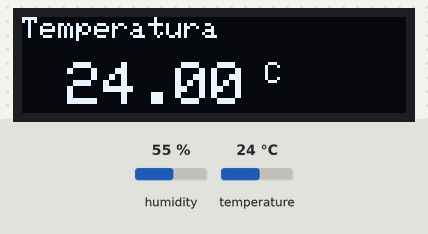
This sketch was run on a simulated ESP8266 (NodeMCU). Parts: 128×32 one-colour display. Inputs (shaded band) come from the test bench; at power-on: humidity 55 %, temperature 24 °C. WiFi joins after 1.5 s; servers stay silent unless stated; the display library's start-up logo is not drawn; no MQTT or app messages arrive unless stated; what the sketch prints to the serial monitor is not drawn.

Above: at 8.3 s.
8.4 s: humidity set to 22 %
At 19.9 s:
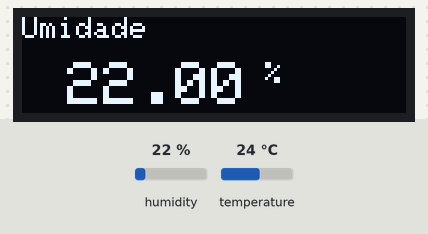
20.2 s: temperature set to 12 °C
At 26.2 s:
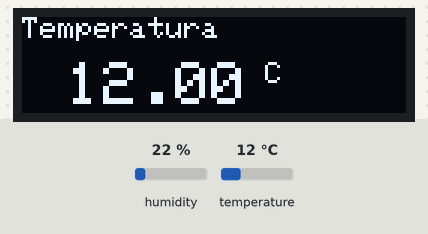
29.2 s: humidity set to 40 %
At 37.4 s:
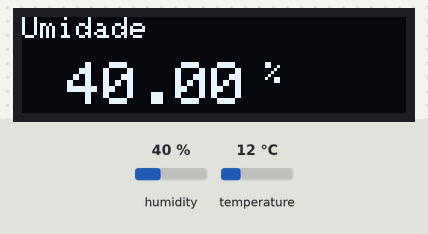
38.3 s: temperature set to 19 °C
At 44.6 s:
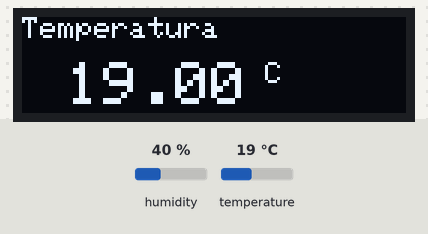
Timing chart, 0 to 46.1 s (numbered marks = the images above; inputs shaded):
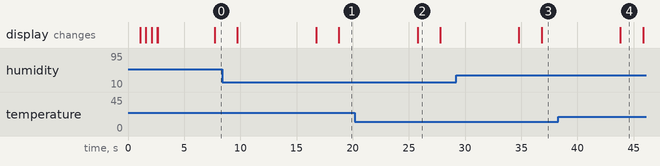

The sketch:

termometro_IoT.ino
```cpp
// --- WIFI ---
#include <ESP8266WiFi.h>
const char* ssid = "VIVOFIBRA-5081";
const char* password = "6LyMbiRkKB";
WiFiClient nodemcuClient;

// --- MQTT ---
#include <PubSubClient.h>
const char* mqtt_Broker = "192.168.15.7";  // broker local
const char* mqtt_ClientID = "termometro";
int broker_port = 1883;
PubSubClient client(nodemcuClient);
const char* topicoTemperatura = "termometro-temperatura";  // publish
const char* topicoUmidade = "termometro-umidade";          // publish

// --- DHT ---
#include <DHT.h>
#define DHTPIN D3
#define DHTTYPE DHT22
DHT dht(DHTPIN, DHTTYPE);
float umidade;
float temperatura;

// --- DISPLAY ---
#include <Wire.h>
#include <Adafruit_GFX.h>
#include <Adafruit_SSD1306.h>

#define BUTTON_A 0
#define BUTTON_B 16
#define BUTTON_C 2
#define WIRE Wire

Adafruit_SSD1306 display = Adafruit_SSD1306(128, 32, &WIRE);

void setup() {
  configurarDisplay();
  conectarWifi();
  client.setServer(mqtt_Broker, broker_port);
}

void loop() {

  if (!client.connected()) {
    reconectarMQTT();
  }
  medirTemperaturaUmidade();
  publicarTemperaturaUmidadeNoTopico();
  mostrarTemperaturaUmidade();
}
//--
void reconectarMQTT() {
  while (!client.connected()) {
    client.connect(mqtt_ClientID);
  }
}
void configurarDisplay() {

  display.begin(SSD1306_SWITCHCAPVCC, 0x3C);

  Serial.println("OLED begun");

  display.display();
  delay(1000);
  display.clearDisplay();
  display.display();

  //Serial.println("IO test");

  pinMode(BUTTON_A, INPUT_PULLUP);
  pinMode(BUTTON_B, INPUT_PULLUP);
  pinMode(BUTTON_C, INPUT_PULLUP);
}
//--
void publicarTemperaturaUmidadeNoTopico() {
  client.publish(topicoTemperatura, String(temperatura).c_str(), true);
  client.publish(topicoUmidade, String(umidade).c_str(), true);
}
void medirTemperaturaUmidade() {
  //Serial.begin(9600);
  //Serial.println(F("DHTxx test!"));
  dht.begin();
  umidade = dht.readHumidity();
  temperatura = dht.readTemperature();
  delay(5000);
}

void mostrarTemperaturaUmidade() {
  mostrarMensagemNoDisplay("Temperatura", (temperatura), " C");
  mostrarMensagemNoDisplay("Umidade", (umidade), " %");
}

void conectarWifi() {

  delay(10);
  WiFi.begin(ssid, password);
  display.clearDisplay();
  display.setTextSize(1);
  display.setTextColor(SSD1306_WHITE);
  display.setCursor(0, 0);
  display.print("Conectando");
  display.display();

  while (WiFi.status() != WL_CONNECTED) {
    delay(500);
    display.print(".");
    display.display();
  }
  display.clearDisplay();
  display.println("Wifi");
  display.println("IPLocal:");
  display.println(WiFi.localIP());
  display.display();
}

void mostrarMensagemNoDisplay(const char* texto1, float medicao, const char* texto2) {
  display.clearDisplay();
  display.setTextSize(1);
  display.setTextColor(SSD1306_WHITE);
  display.setCursor(0, 0);
  display.print(texto1);
  display.setTextSize(2);
  display.setCursor(15, 15);
  display.print((String)medicao);
  display.setTextSize(1);
  display.print(texto2);
  display.display();
  delay(2000);
  display.clearDisplay();
}
```

Measured:
- after the input at 8.4 s, the display: first differs from a run without the input after 10.3 s (image 1)
- after the input at 20.2 s, the display: changes after 5.6 s (image 2)
- after the input at 29.2 s, the display: first differs from a run without the input after 7.6 s (image 3)
- after the input at 38.3 s, the display: changes after 5.5 s (image 4)
- what the display in image 2 shows lasts 2.0 s, from 25.8 s to 27.8 s
